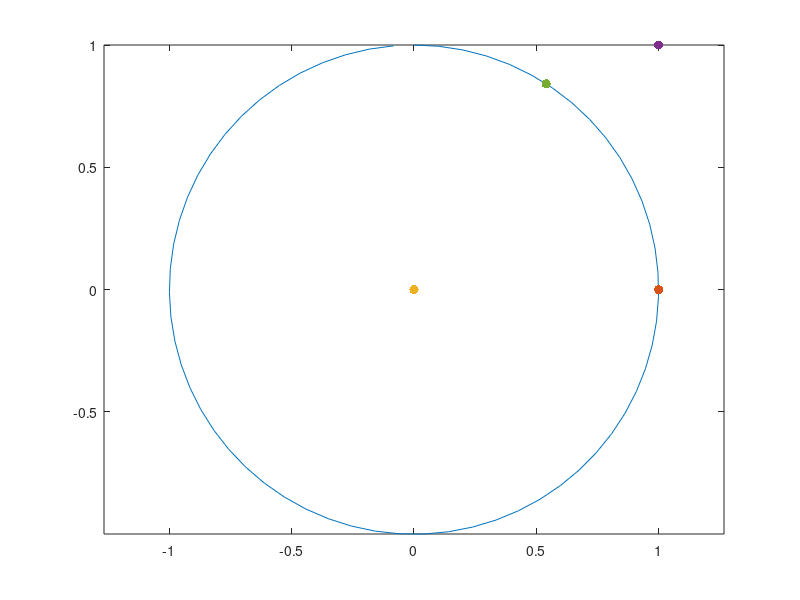

This chart was generated by the following MATLAB code:
figure;

k = [0:0.1:2*pi];
x = sin(k);
y = cos(k);

figure; plot(x,y);
axis equal;
hold on

b = [0,0];
a = [1,0];
c = [1,1];
d = [cos(1) sin(1)]
plot(a(1), a(2), '.', 'MarkerSize',20)
plot(b(1), b(2), '.', 'MarkerSize',20)
plot(c(1), c(2), '.', 'MarkerSize',20)
plot(d(1), d(2), '.', 'MarkerSize',20)


